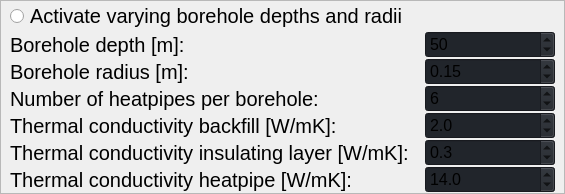
                           <widget class="QFrame" name="frame_7">
                            <property name="frameShape">
                             <enum>QFrame::StyledPanel</enum>
                            </property>
                            <property name="frameShadow">
                             <enum>QFrame::Raised</enum>
                            </property>
                            <layout class="QGridLayout" name="gridLayout_7">
                             <property name="leftMargin">
                              <number>9</number>
                             </property>
                             <property name="topMargin">
                              <number>0</number>
                             </property>
                             <property name="rightMargin">
                              <number>9</number>
                             </property>
                             <property name="bottomMargin">
                              <number>0</number>
                             </property>
                             <property name="horizontalSpacing">
                              <number>15</number>
                             </property>
                             <property name="verticalSpacing">
                              <number>0</number>
                             </property>
                             <item row="1" column="0">
                              <widget class="QLabel" name="label_30">
                               <property name="font">
                                <font>
                                 <pointsize>15</pointsize>
                                 <italic>false</italic>
                                 <bold>false</bold>
                                </font>
                               </property>
                               <property name="toolTip">
                                <string>&lt;html&gt;&lt;head/&gt;&lt;body&gt;&lt;p&gt;&lt;span style=&quot; font-size:11pt;&quot;&gt;Borehole depth will be assumed for every borehole when radiobutton above is not checked.&lt;/span&gt;&lt;/p&gt;&lt;/body&gt;&lt;/html&gt;</string>
                               </property>
                               <property name="toolTipDuration">
                                <number>30000</number>
                               </property>
                               <property name="text">
                                <string>Borehole depth [m]:</string>
                               </property>
                              </widget>
                             </item>
                             <item row="6" column="1">
                              <widget class="QDoubleSpinBox" name="sb_lambda_b">
                               <property name="font">
                                <font>
                                 <pointsize>12</pointsize>
                                 <italic>false</italic>
                                 <bold>false</bold>
                                </font>
                               </property>
                               <property name="styleSheet">
                                <string notr="true">background-color: rgb(33, 37, 43);</string>
                               </property>
                               <property name="decimals">
                                <number>1</number>
                               </property>
                               <property name="singleStep">
                                <double>0.100000000000000</double>
                               </property>
                               <property name="value">
                                <double>2.000000000000000</double>
                               </property>
                              </widget>
                             </item>
                             <item row="3" column="1">
                              <widget class="QDoubleSpinBox" name="sb_r_borehole">
                               <property name="font">
                                <font>
                                 <pointsize>12</pointsize>
                                 <italic>false</italic>
                                 <bold>false</bold>
                                </font>
                               </property>
                               <property name="styleSheet">
                                <string notr="true">background-color: rgb(33, 37, 43);</string>
                               </property>
                               <property name="decimals">
                                <number>2</number>
                               </property>
                               <property name="maximum">
                                <double>2.000000000000000</double>
                               </property>
                               <property name="singleStep">
                                <double>0.050000000000000</double>
                               </property>
                               <property name="value">
                                <double>0.150000000000000</double>
                               </property>
                              </widget>
                             </item>
                             <item row="6" column="0">
                              <widget class="QLabel" name="label_16">
                               <property name="font">
                                <font>
                                 <pointsize>15</pointsize>
                                 <italic>false</italic>
                                 <bold>false</bold>
                                </font>
                               </property>
                               <property name="toolTip">
                                <string>&lt;html&gt;&lt;head/&gt;&lt;body&gt;&lt;p&gt;&lt;span style=&quot; font-size:11pt;&quot;&gt;Thermal conductivity of the borehole backfill material.&lt;/span&gt;&lt;/p&gt;&lt;p&gt;&lt;span style=&quot; font-size:11pt;&quot;&gt;Schematics symbol: lambda_b&lt;/span&gt;&lt;/p&gt;&lt;/body&gt;&lt;/html&gt;</string>
                               </property>
                               <property name="toolTipDuration">
                                <number>30000</number>
                               </property>
                               <property name="text">
                                <string>Thermal conductivity backfill [W/mK]:</string>
                               </property>
                              </widget>
                             </item>
                             <item row="3" column="0">
                              <widget class="QLabel" name="label_25">
                               <property name="font">
                                <font>
                                 <pointsize>15</pointsize>
                                 <italic>false</italic>
                                 <bold>false</bold>
                                </font>
                               </property>
                               <property name="toolTip">
                                <string>&lt;html&gt;&lt;head/&gt;&lt;body&gt;&lt;p&gt;&lt;span style=&quot; font-size:11pt;&quot;&gt;Borehole radius will be assumed for every borehole when radiobutton above is not checked.&lt;/span&gt;&lt;/p&gt;&lt;p&gt;&lt;span style=&quot; font-size:11pt;&quot;&gt;Schematics symbol: r_b&lt;/span&gt;&lt;/p&gt;&lt;/body&gt;&lt;/html&gt;</string>
                               </property>
                               <property name="toolTipDuration">
                                <number>30000</number>
                               </property>
                               <property name="text">
                                <string>Borehole radius [m]:</string>
                               </property>
                              </widget>
                             </item>
                             <item row="5" column="0">
                              <widget class="QLabel" name="label_15">
                               <property name="font">
                                <font>
                                 <pointsize>15</pointsize>
                                 <italic>false</italic>
                                 <bold>false</bold>
                                </font>
                               </property>
                               <property name="toolTip">
                                <string>&lt;html&gt;&lt;head/&gt;&lt;body&gt;&lt;p&gt;&lt;span style=&quot; font-size:11pt;&quot;&gt;This number of heatpipes are uniformly spaced on a circle with radius heatpipe-epicenters.&lt;/span&gt;&lt;/p&gt;&lt;/body&gt;&lt;/html&gt;</string>
                               </property>
                               <property name="toolTipDuration">
                                <number>30000</number>
                               </property>
                               <property name="text">
                                <string>Number of heatpipes per borehole:</string>
                               </property>
                              </widget>
                             </item>
                             <item row="7" column="0">
                              <widget class="QLabel" name="label_17">
                               <property name="minimumSize">
                                <size>
                                 <width>400</width>
                                 <height>0</height>
                                </size>
                               </property>
                               <property name="maximumSize">
                                <size>
                                 <width>16777215</width>
                                 <height>16777215</height>
                                </size>
                               </property>
                               <property name="font">
                                <font>
                                 <pointsize>15</pointsize>
                                 <italic>false</italic>
                                 <bold>false</bold>
                                </font>
                               </property>
                               <property name="toolTip">
                                <string>&lt;html&gt;&lt;head/&gt;&lt;body&gt;&lt;p&gt;&lt;span style=&quot; font-size:11pt;&quot;&gt;Thermal conductivity of borehole insulating layer.&lt;/span&gt;&lt;/p&gt;&lt;p&gt;&lt;span style=&quot; font-size:11pt;&quot;&gt;Schematics symbol: lambda_iso&lt;/span&gt;&lt;/p&gt;&lt;/body&gt;&lt;/html&gt;</string>
                               </property>
                               <property name="toolTipDuration">
                                <number>30000</number>
                               </property>
                               <property name="text">
                                <string>Thermal conductivity insulating layer [W/mK]:</string>
                               </property>
                              </widget>
                             </item>
                             <item row="7" column="1">
                              <widget class="QDoubleSpinBox" name="sb_lambda_iso">
                               <property name="font">
                                <font>
                                 <pointsize>12</pointsize>
                                 <italic>false</italic>
                                 <bold>false</bold>
                                </font>
                               </property>
                               <property name="styleSheet">
                                <string notr="true">background-color: rgb(33, 37, 43);</string>
                               </property>
                               <property name="decimals">
                                <number>1</number>
                               </property>
                               <property name="singleStep">
                                <double>0.100000000000000</double>
                               </property>
                               <property name="value">
                                <double>0.300000000000000</double>
                               </property>
                              </widget>
                             </item>
                             <item row="8" column="0">
                              <widget class="QLabel" name="label_18">
                               <property name="font">
                                <font>
                                 <pointsize>15</pointsize>
                                 <italic>false</italic>
                                 <bold>false</bold>
                                </font>
                               </property>
                               <property name="toolTip">
                                <string>&lt;html&gt;&lt;head/&gt;&lt;body&gt;&lt;p&gt;&lt;span style=&quot; font-size:11pt;&quot;&gt;Thermal conductivity of a single heatpipe. Value will be assumed for every heatpipe in the system.&lt;/span&gt;&lt;/p&gt;&lt;p&gt;&lt;span style=&quot; font-size:11pt;&quot;&gt;Schematics symbol: lambda_p&lt;/span&gt;&lt;/p&gt;&lt;/body&gt;&lt;/html&gt;</string>
                               </property>
                               <property name="toolTipDuration">
                                <number>30000</number>
                               </property>
                               <property name="text">
                                <string>Thermal conductivity heatpipe [W/mK]:</string>
                               </property>
                              </widget>
                             </item>
                             <item row="8" column="1">
                              <widget class="QDoubleSpinBox" name="sb_lambda_p">
                               <property name="font">
                                <font>
                                 <pointsize>12</pointsize>
                                 <italic>false</italic>
                                 <bold>false</bold>
                                </font>
                               </property>
                               <property name="styleSheet">
                                <string notr="true">background-color: rgb(33, 37, 43);</string>
                               </property>
                               <property name="decimals">
                                <number>1</number>
                               </property>
                               <property name="value">
                                <double>14.000000000000000</double>
                               </property>
                              </widget>
                             </item>
                             <item row="5" column="1">
                              <widget class="QSpinBox" name="sb_number_heatpipes">
                               <property name="minimumSize">
                                <size>
                                 <width>130</width>
                                 <height>0</height>
                                </size>
                               </property>
                               <property name="maximumSize">
                                <size>
                                 <width>16777215</width>
                                 <height>16777215</height>
                                </size>
                               </property>
                               <property name="font">
                                <font>
                                 <pointsize>12</pointsize>
                                 <italic>false</italic>
                                 <bold>false</bold>
                                </font>
                               </property>
                               <property name="styleSheet">
                                <string notr="true">background-color: rgb(33, 37, 43);</string>
                               </property>
                               <property name="minimum">
                                <number>1</number>
                               </property>
                               <property name="maximum">
                                <number>1000</number>
                               </property>
                               <property name="value">
                                <number>6</number>
                               </property>
                              </widget>
                             </item>
                             <item row="1" column="1">
                              <widget class="QSpinBox" name="sb_depth_boreholes">
                               <property name="minimumSize">
                                <size>
                                 <width>130</width>
                                 <height>0</height>
                                </size>
                               </property>
                               <property name="maximumSize">
                                <size>
                                 <width>16777215</width>
                                 <height>16777215</height>
                                </size>
                               </property>
                               <property name="font">
                                <font>
                                 <pointsize>12</pointsize>
                                 <italic>false</italic>
                                 <bold>false</bold>
                                </font>
                               </property>
                               <property name="toolTip">
                                <string notr="true"/>
                               </property>
                               <property name="toolTipDuration">
                                <number>-1</number>
                               </property>
                               <property name="styleSheet">
                                <string notr="true">background-color: rgb(33, 37, 43);</string>
                               </property>
                               <property name="minimum">
                                <number>1</number>
                               </property>
                               <property name="maximum">
                                <number>1000</number>
                               </property>
                               <property name="value">
                                <number>50</number>
                               </property>
                              </widget>
                             </item>
                             <item row="0" column="0" colspan="2">
                              <widget class="QRadioButton" name="rb_depth">
                               <property name="font">
                                <font>
                                 <pointsize>15</pointsize>
                                 <italic>false</italic>
                                 <bold>false</bold>
                                </font>
                               </property>
                               <property name="toolTip">
                                <string>&lt;html&gt;&lt;head/&gt;&lt;body&gt;&lt;p&gt;&lt;span style=&quot; font-size:11pt;&quot;&gt;If checked, borehole depths and radii will be taken from borefield geometry file.&lt;/span&gt;&lt;/p&gt;&lt;p&gt;&lt;span style=&quot; font-size:11pt;&quot;&gt;Otherwise borehole depths and radii will be taken from parameter input below and will be equal for all boreholes.&lt;/span&gt;&lt;/p&gt;&lt;/body&gt;&lt;/html&gt;</string>
                               </property>
                               <property name="toolTipDuration">
                                <number>30000</number>
                               </property>
                               <property name="statusTip">
                                <string/>
                               </property>
                               <property name="whatsThis">
                                <string/>
                               </property>
                               <property name="accessibleDescription">
                                <string/>
                               </property>
                               <property name="styleSheet">
                                <string notr="true"/>
                               </property>
                               <property name="text">
                                <string>Activate varying borehole depths and radii</string>
                               </property>
                              </widget>
                             </item>
                            </layout>
                           </widget>
